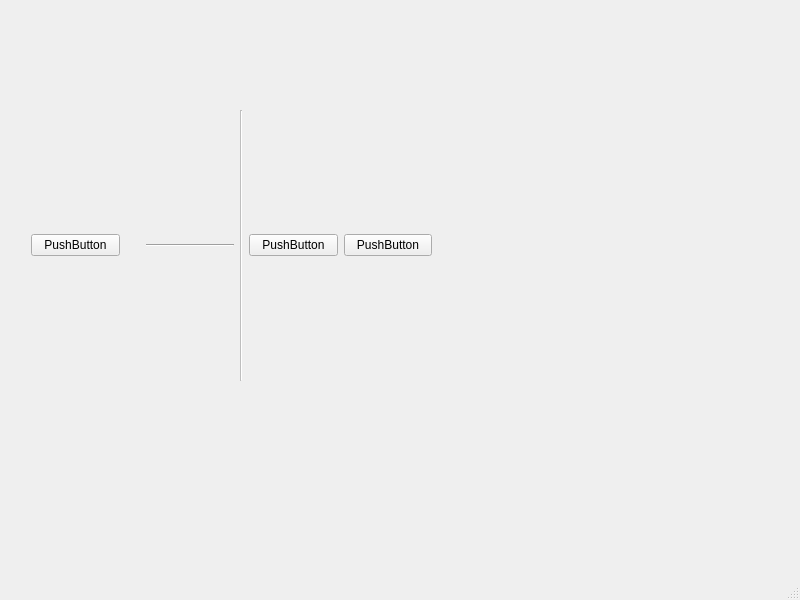
<?xml version="1.0" encoding="UTF-8"?>
<ui version="4.0">
 <class>MainWindow</class>
 <widget class="QMainWindow" name="MainWindow">
  <property name="geometry">
   <rect>
    <x>0</x>
    <y>0</y>
    <width>800</width>
    <height>600</height>
   </rect>
  </property>
  <property name="windowTitle">
   <string>MainWindow</string>
  </property>
  <widget class="QWidget" name="centralwidget">
   <widget class="QWidget" name="">
    <property name="geometry">
     <rect>
      <x>31</x>
      <y>110</y>
      <width>401</width>
      <height>271</height>
     </rect>
    </property>
    <layout class="QHBoxLayout" name="horizontalLayout">
     <item>
      <widget class="QPushButton" name="pushButton">
       <property name="text">
        <string>PushButton</string>
       </property>
      </widget>
     </item>
     <item>
      <spacer name="horizontalSpacer">
       <property name="orientation">
        <enum>Qt::Horizontal</enum>
       </property>
       <property name="sizeType">
        <enum>QSizePolicy::Fixed</enum>
       </property>
       <property name="sizeHint" stdset="0">
        <size>
         <width>20</width>
         <height>10</height>
        </size>
       </property>
      </spacer>
     </item>
     <item>
      <widget class="Line" name="line_2">
       <property name="orientation">
        <enum>Qt::Horizontal</enum>
       </property>
      </widget>
     </item>
     <item>
      <widget class="Line" name="line">
       <property name="enabled">
        <bool>false</bool>
       </property>
       <property name="orientation">
        <enum>Qt::Vertical</enum>
       </property>
      </widget>
     </item>
     <item>
      <widget class="QPushButton" name="pushButton_3">
       <property name="text">
        <string>PushButton</string>
       </property>
      </widget>
     </item>
     <item>
      <widget class="QPushButton" name="pushButton_4">
       <property name="text">
        <string>PushButton</string>
       </property>
      </widget>
     </item>
    </layout>
   </widget>
  </widget>
  <widget class="QMenuBar" name="menubar">
   <property name="geometry">
    <rect>
     <x>0</x>
     <y>0</y>
     <width>800</width>
     <height>26</height>
    </rect>
   </property>
  </widget>
  <widget class="QStatusBar" name="statusbar"/>
 </widget>
 <resources/>
 <connections/>
</ui>
